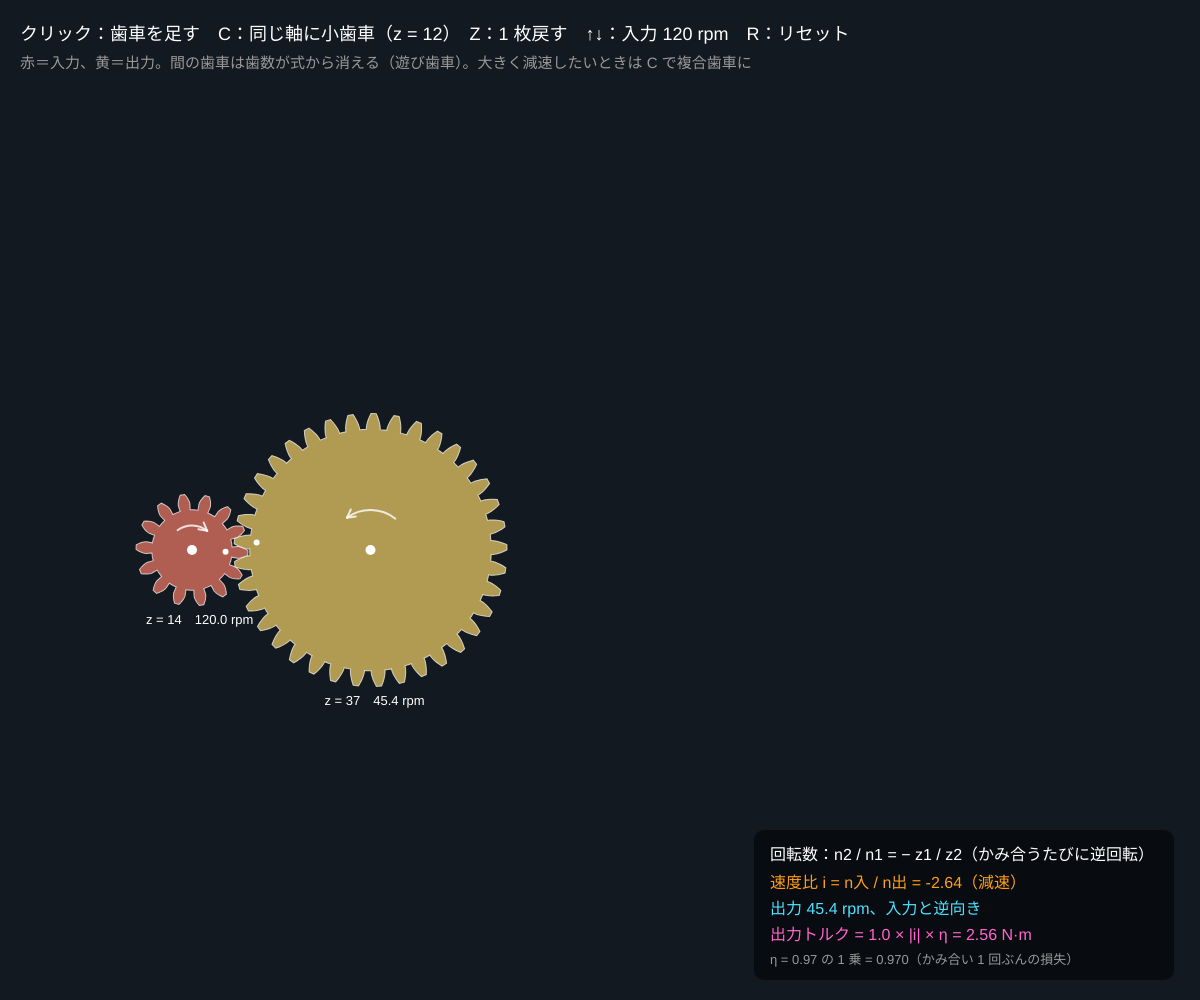
Frame 1 (no input)
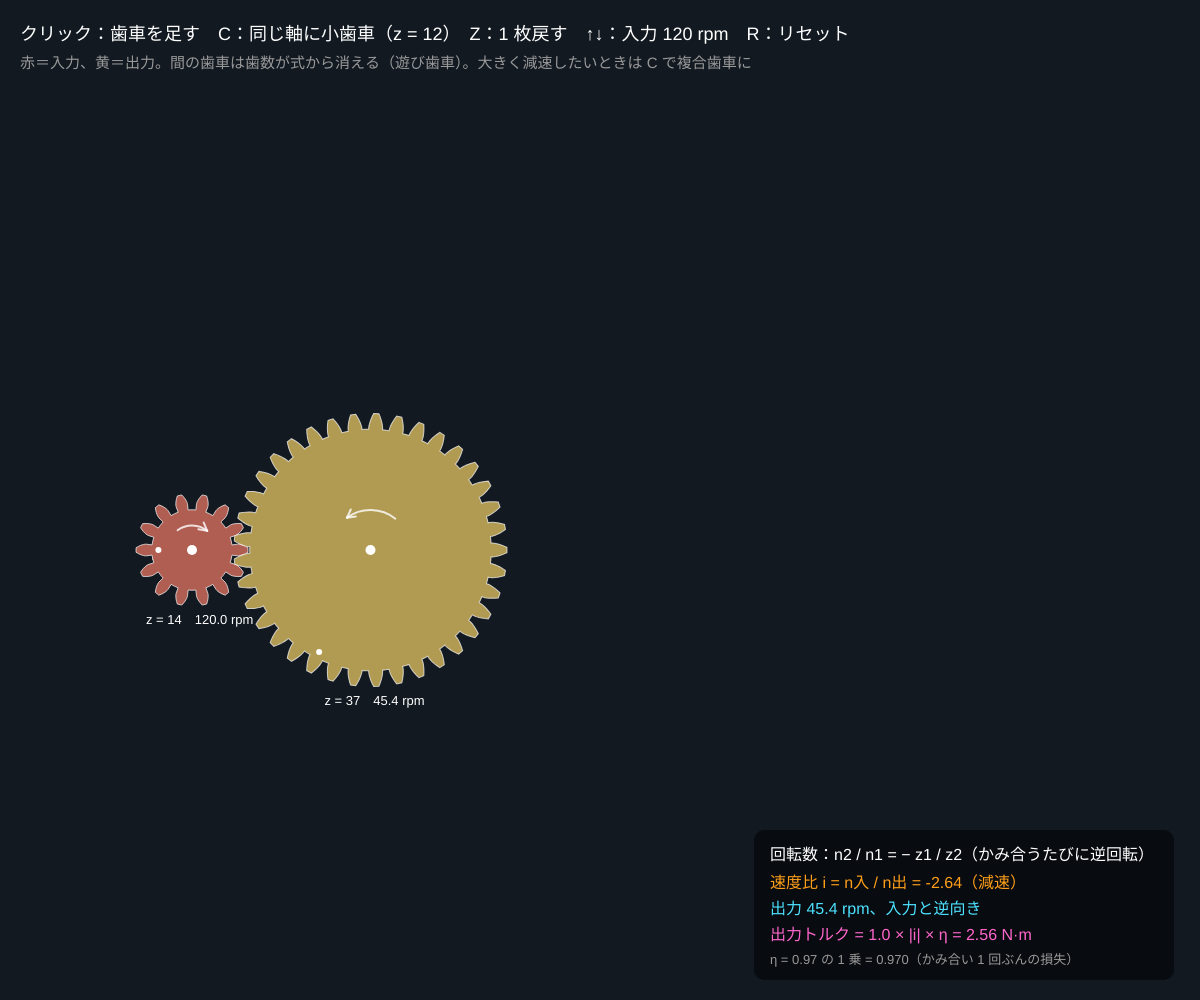
Frame 60 (no input)
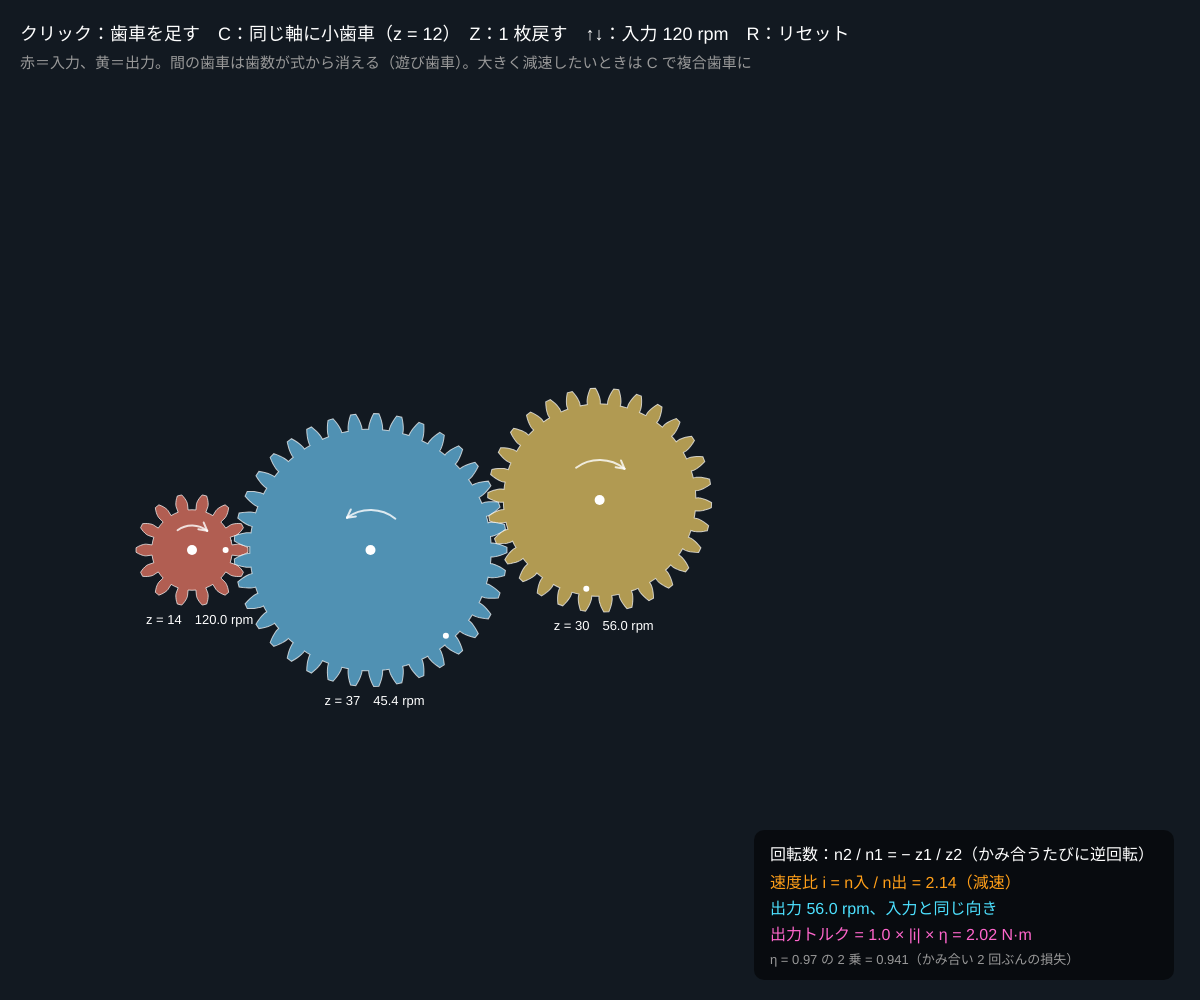
Frame 120 (the mouse pressed at the canvas centre since frame 60)

The p5.js sketch that drew these frames (run headless with seeded random() and noise() and a simulated clock; from frame 60 on, the mouse is pressed at the canvas centre):

// p5.js sketch
// ── sketch.js
// ============================================
// 04 歯車列と減速比
// 歯車をつなぐと、回転数は歯数の逆比で変わり、トルクはその分だけ大きくなる（速さ ⇄ 力の交換）
// 間にはさんだだけの歯車（遊び歯車）は向きを変えるだけ。同じ軸に大小 2 枚（複合歯車）で大きく減速できる
// クリック = その向きに歯車を足す（遠いほど歯数が多い）/ C = 最後の歯車と同じ軸に小歯車 / Z = 1 枚戻す / ↑↓ = 入力の回転数 / R = リセット
// ============================================

let gearM = 7;              // ★ モジュール（歯の大きさ、px）
let pinionZ = 12;           // ★ C で足す小歯車の歯数
let efficiency = 0.97;      // ★ かみ合い 1 回あたりの伝達効率
let inputRpm = 120;         // ★ 入力（最初の歯車）の回転数
let inputTorque = 1.0;      // ★ 入力トルク（N·m）
let gears = [];             // { x, y, z, parent, coax, rot, rpm, dirAngle }
let rot0 = 0;
let outlines = {};          // 歯数 → 輪郭（作り置き）
const PA = (20 * Math.PI) / 180;

function setup() {
  createCanvas(windowWidth, windowHeight);
  colorMode(HSB, 360, 100, 100, 100);
  resetTrain();
}

function resetTrain() {
  gears = [{ x: width * 0.16, y: height * 0.55, z: 14, parent: -1, coax: false, rot: 0, rpm: 0, dirAngle: 0 }];
  addMesh(width * 0.16 + 180, height * 0.55);
}

function outlineOf(z) {
  if (!outlines[z]) outlines[z] = makeGearOutline(z, gearM, PA);
  return outlines[z];
}

// (mx, my) の向きに、最後の歯車とかみ合う歯車を足す
function addMesh(mx, my) {
  if (gears.length >= 14) return;
  let p = gears[gears.length - 1];
  let d = Math.hypot(mx - p.x, my - p.y);
  if (d < 1) return;
  let z = constrain(Math.round((2 * d) / gearM - p.z), 8, 60);      // 中心距離 a = m(z1 + z2)/2 から歯数を決める
  let a = (gearM * (p.z + z)) / 2, ang = Math.atan2(my - p.y, mx - p.x);
  gears.push({ x: p.x + a * Math.cos(ang), y: p.y + a * Math.sin(ang), z, parent: gears.length - 1, coax: false, rot: 0, rpm: 0, dirAngle: ang });
}

// ★ 回転数と回転角を親から順に決める
function updateTrain() {
  gears[0].rot = rot0; gears[0].rpm = inputRpm;
  for (let i = 1; i < gears.length; i++) {
    let g = gears[i], p = gears[g.parent];
    if (g.coax) { g.rpm = p.rpm; g.rot = p.rot; }                   // 同じ軸：同じ回転
    else {
      g.rpm = (-p.rpm * p.z) / g.z;                                 // かみ合い：歯数の逆比で逆回転
      g.rot = g.dirAngle + Math.PI + Math.PI / g.z - ((p.rot - g.dirAngle) * p.z) / g.z;   // 歯が谷に入る角度
    }
  }
}

function draw() {
  background(212, 45, 13);
  rot0 += (inputRpm / 60) * TWO_PI / 60 * 0.25;     // 画面は 1/4 のスローモーション
  updateTrain();

  let meshes = 0;
  for (let i = 0; i < gears.length; i++) {
    let g = gears[i], r = (gearM * g.z) / 2;
    if (i > 0 && !g.coax) meshes++;
    stroke(0, 0, 100, 70); strokeWeight(1);
    fill(g.coax ? 320 : i === 0 ? 8 : i === gears.length - 1 ? 45 : 200, 55, g.coax ? 60 : 75, g.coax ? 100 : 92);
    drawOutline(outlineOf(g.z), g.x, g.y, g.rot);
    noStroke(); fill(0, 0, 100);
    circle(g.x, g.y, 10);
    circle(g.x + (r - gearM * 2.2) * Math.cos(g.rot), g.y + (r - gearM * 2.2) * Math.sin(g.rot), 6);
    // 回転方向の矢印（弧）
    noFill(); stroke(0, 0, 100, 80); strokeWeight(2);
    let s = g.rpm >= 0 ? 1 : -1, ar = Math.min(r * 0.5, 40);
    arc(g.x, g.y, ar * 2, ar * 2, -2.2, -0.9);
    let ea = s > 0 ? -0.9 : -2.2, ex = g.x + ar * Math.cos(ea), ey = g.y + ar * Math.sin(ea);
    let ta = Math.atan2(s * Math.cos(ea), -s * Math.sin(ea));         // 矢印の先での進行方向
    line(ex, ey, ex - 9 * Math.cos(ta + 0.5), ey - 9 * Math.sin(ta + 0.5));
    line(ex, ey, ex - 9 * Math.cos(ta - 0.5), ey - 9 * Math.sin(ta - 0.5));
  }
  // ラベルは歯車の上に重ねて最後に描く
  noStroke(); fill(0, 0, 100); textSize(13);
  for (let g of gears) {
    let r = (gearM * g.z) / 2;
    if (!g.coax) text('z = ' + g.z + '　' + nf(Math.abs(g.rpm), 1, 1) + ' rpm', g.x - 46, g.y + r + gearM + 18);
    else text('同軸 z = ' + g.z, g.x - 30, g.y - r - gearM - 8);
  }

  // マウスの向きに足せる歯車の下書き
  let last = gears[gears.length - 1];
  let d = Math.hypot(mouseX - last.x, mouseY - last.y);
  if (d > 1 && mouseY > 90 && gears.length < 14) {
    let z = constrain(Math.round((2 * d) / gearM - last.z), 8, 60), a = (gearM * (last.z + z)) / 2;
    noFill(); stroke(0, 0, 100, 30); strokeWeight(1);
    circle(last.x + (a * (mouseX - last.x)) / d, last.y + (a * (mouseY - last.y)) / d, gearM * z);
  }

  // ---- 全体の速度比・トルク
  let ratio = inputRpm / last.rpm;                       // 速度比 i = 入力 / 出力
  let eta = Math.pow(efficiency, meshes);
  let outTorque = inputTorque * Math.abs(ratio) * eta;
  noStroke(); fill(0, 0, 100); textSize(18);
  text('クリック：歯車を足す　C：同じ軸に小歯車（z = ' + pinionZ + '）　Z：1 枚戻す　↑↓：入力 ' + inputRpm + ' rpm　R：リセット', 20, 40);
  fill(0, 0, 60); textSize(15);
  text('赤＝入力、黄＝出力。間の歯車は歯数が式から消える（遊び歯車）。大きく減速したいときは C で複合歯車に', 20, 68);
  let ix = width - 430, iy = height - 140;
  fill(0, 0, 0, 55); rect(ix - 16, iy - 30, 420, 150, 10);
  fill(0, 0, 100); textSize(16);
  text('回転数：n2 / n1 = − z1 / z2（かみ合うたびに逆回転）', ix, iy);
  fill(35, 90, 100);
  text('速度比 i = n入 / n出 = ' + nf(ratio, 1, 2) + (Math.abs(ratio) >= 1 ? '（減速）' : '（増速）'), ix, iy + 28);
  fill(190, 70, 100);
  text('出力 ' + nf(Math.abs(last.rpm), 1, 1) + ' rpm、' + (ratio > 0 ? '入力と同じ向き' : '入力と逆向き'), ix, iy + 54);
  fill(320, 60, 100);
  text('出力トルク = ' + nf(inputTorque, 1, 1) + ' × |i| × η = ' + nf(outTorque, 1, 2) + ' N·m', ix, iy + 80);
  fill(0, 0, 60); textSize(13);
  text('η = ' + efficiency + ' の ' + meshes + ' 乗 = ' + nf(eta, 1, 3) + '（かみ合い ' + meshes + ' 回ぶんの損失）', ix, iy + 104);
}

function mousePressed() { if (mouseY > 90) addMesh(mouseX, mouseY); }

function keyPressed() {
  if ((key === 'c' || key === 'C') && gears.length < 14) {
    let p = gears[gears.length - 1];
    if (!p.coax && p.z > pinionZ) gears.push({ x: p.x, y: p.y, z: pinionZ, parent: gears.length - 1, coax: true, rot: 0, rpm: 0, dirAngle: 0 });
  }
  if ((key === 'z' || key === 'Z') && gears.length > 1) gears.pop();
  if (key === 'r' || key === 'R') resetTrain();
  if (key === UP_ARROW) inputRpm = constrain(inputRpm + 30, 30, 600);
  if (key === DOWN_ARROW) inputRpm = constrain(inputRpm - 30, 30, 600);
}

// ---------- やってみよう ----------
// 1. 歯車を横に 3 枚並べよう。真ん中の歯数を変えても（Z で戻して距離を変える）速度比は同じ。なぜ？
// 2. 大歯車 → C → 大歯車 → C → 大歯車 と 2 段の複合歯車列を作り、速度比 20 以上を目指そう
// 3. かみ合いの回数が偶数なら同じ向き、奇数なら逆向き。確かめよう
// 4. 時計の「分針 → 時針」は 1/12。歯数 8 以上 60 以下の歯車で 12 : 1 を作るには？（例：3 × 4）
// 5. efficiency を 0.9 にすると、段数を増やしたときトルクはどれだけ損をする？

// ==================================================
// ここから下は「歯車の道具」です（インボリュート歯形の輪郭を作る）
// ==================================================

// 歯数 z、モジュール m、圧力角 pa（ラジアン）の歯車の輪郭を [x, y] の配列で返す
//   歯 1 枚の中心が角度 0（+x 方向）を向く。ha・hf は歯先・歯元の高さ（モジュールの何倍か）
//   インボリュート：基礎円 rb に巻いた糸をほどくときの糸の先。ほどいた角 t の点は
//   半径 rb√(1 + t²)、角度 inv = t − atan t
function makeGearOutline(z, m, pa, ha, hf) {
  if (ha === undefined) ha = 1;
  if (hf === undefined) hf = 1.25;
  let r = (m * z) / 2, rb = r * Math.cos(pa);
  let ra = r + ha * m, rf = Math.max(r - hf * m, m);
  let half = Math.PI / (2 * z) + Math.tan(pa) - pa;      // 基礎円の上での歯の半角
  let t0 = rf > rb ? Math.sqrt((rf / rb) * (rf / rb) - 1) : 0;
  let t1 = Math.sqrt(Math.max((ra / rb) * (ra / rb) - 1, t0 * t0));
  let flank = [];                                        // [半径, 歯の中心からの角度]
  if (rf < rb) flank.push([rf, half]);                   // 基礎円より内側はまっすぐ
  for (let i = 0; i <= 8; i++) {
    let t = t0 + ((t1 - t0) * i) / 8;
    flank.push([rb * Math.sqrt(1 + t * t), Math.max(half - (t - Math.atan(t)), 0)]);
  }
  let pts = [];
  for (let k = 0; k < z; k++) {
    let c = (k * 2 * Math.PI) / z;
    pts.push([rf * Math.cos(c - Math.PI / z), rf * Math.sin(c - Math.PI / z)]);   // 歯底の真ん中
    for (let i = 0; i < flank.length; i++) pts.push([flank[i][0] * Math.cos(c - flank[i][1]), flank[i][0] * Math.sin(c - flank[i][1])]);
    for (let i = flank.length - 1; i >= 0; i--) pts.push([flank[i][0] * Math.cos(c + flank[i][1]), flank[i][0] * Math.sin(c + flank[i][1])]);
  }
  return pts;
}

// 輪郭を (x, y) に角度 rot で描く
function drawOutline(pts, x, y, rot) {
  push();
  translate(x, y);
  rotate(rot);
  beginShape();
  for (let p of pts) vertex(p[0], p[1]);
  endShape(CLOSE);
  pop();
}
